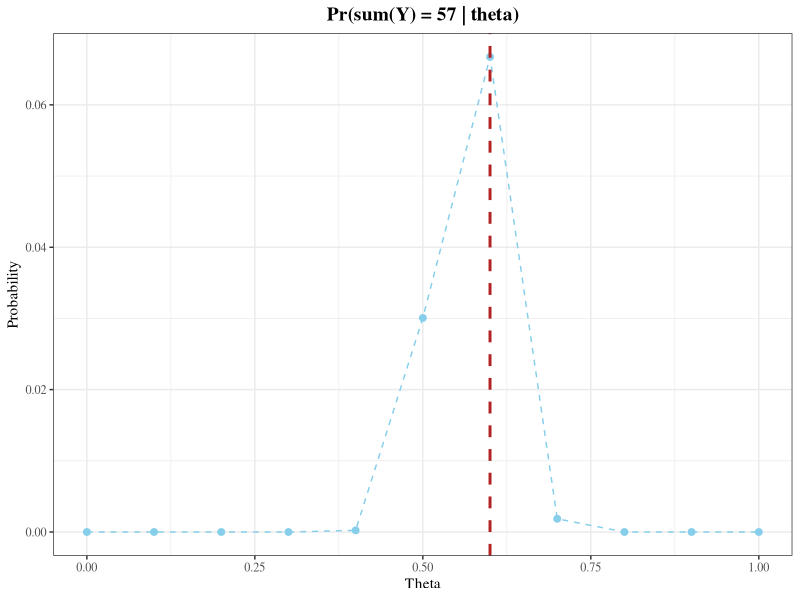
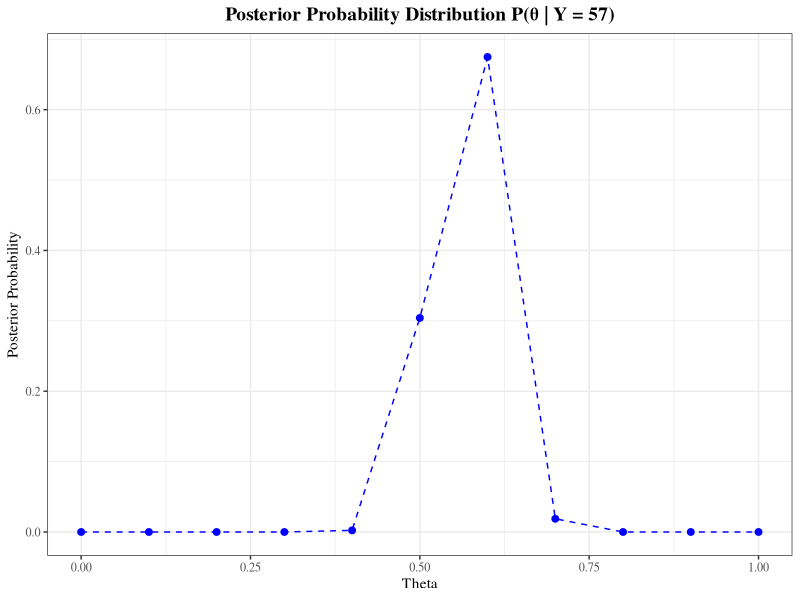
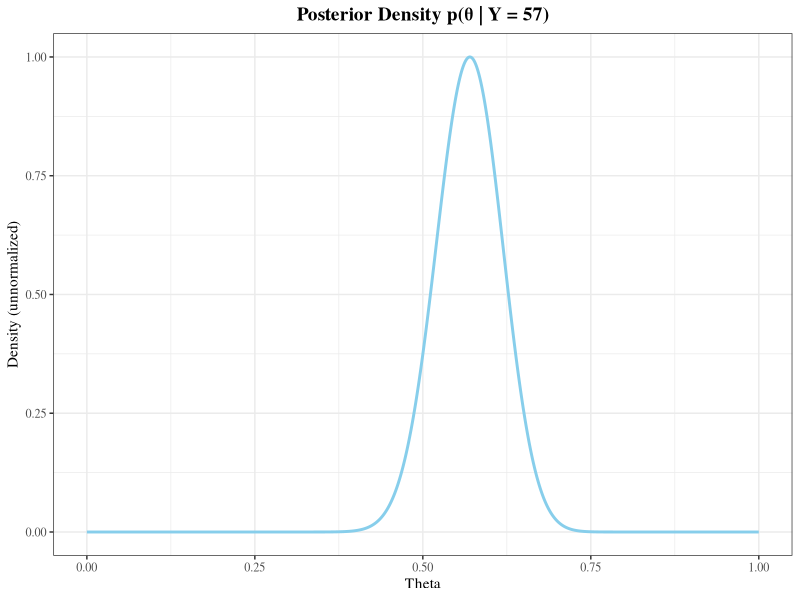
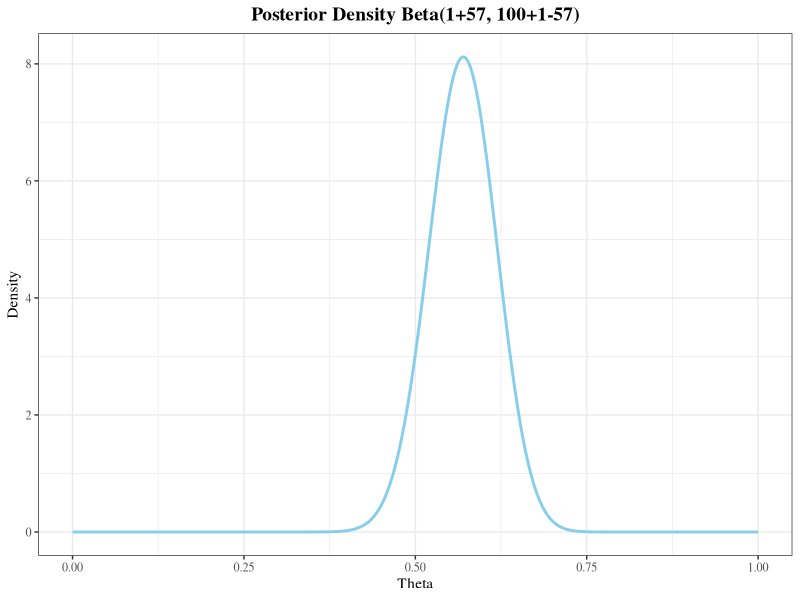

These figures' R source, in order:
## ---- chunk 1
###################################### R ######################################
library(ggplot2)

# Define a function that will spit out the probability we're interested in
# computing
p_y_theta <- function(theta, n, y) {
    # y: a sum of bernouli trials
    # theta: a vector of values between 0 and 1 (can be length 1)
    # n: number of bernouli trials
    return(choose(n, y) * theta**y * (1 - theta)**(n - y))
}

# Define our primary input values (theta) and other given values (n, y)
theta <- seq(0, 1, length.out = 11)
n <- 100
y <- 57

# Figure out where the highest probability lies
max_prob_theta <- theta[
    which(p_y_theta(theta, n, y) == max(p_y_theta(theta, n, y)))
]
# Plot the outputs as nice and pretty as possible
plot_data <- data.frame(theta = theta, y = p_y_theta(theta, n, y))
ggplot(plot_data, aes(x = theta, y = y)) +
    geom_point(col = "skyblue", size = 2) +
    geom_line(col = "skyblue", lwd = 0.5, lty = 2) +
    geom_vline(xintercept = max_prob_theta, col = "firebrick", lwd = 1, lty = 2) +
    labs(title = "Pr(sum(Y) = 57 | theta)", x = "Theta", y = "Probability") +
    theme_bw() +
    theme(
        text = element_text(family = "serif"),
        plot.title = element_text(hjust = 0.5, face = "bold", size = 14)
    )
###############################################################################
## ---- chunk 2
###################################### R ######################################

# Define the function to compute posterior probability using Bayes' theorem
p_theta_bayes <- function(theta, n, y) {
    # Compute P(Y = 57 | θ) for each θ
    likelihood <- choose(n, y) * theta^y * (1 - theta)^(n - y)

    # Prior probabilities (uniform over 11 values)
    prior <- rep(1 / length(theta), length(theta))

    # Compute P(Y = 57) as the sum of likelihood * prior over all θ
    p_y <- sum(likelihood * prior)

    # Compute posterior using Bayes' rule
    posterior <- (likelihood * prior) / p_y

    return(posterior)
}

# Define theta values and known values of n and y
theta <- seq(0, 1, length.out = 11)
n <- 100
y <- 57

# Compute the posterior probabilities
posterior_probs <- p_theta_bayes(theta, n, y)

# Plot the posterior distribution
plot_data <- data.frame(theta = theta, posterior = posterior_probs)

ggplot(plot_data, aes(x = theta, y = posterior)) +
    geom_point(col = "blue", size = 2) +
    geom_line(col = "blue", lwd = 0.5, lty = 2) +
    labs(
        title = "Posterior Probability Distribution P(θ | Y = 57)",
        x = "Theta", y = "Posterior Probability"
    ) +
    theme_bw() +
    theme(
        text = element_text(family = "serif"),
        plot.title = element_text(hjust = 0.5, face = "bold", size = 14)
    )
###############################################################################
## ---- chunk 3
###################################### R ######################################
library(ggplot2)

# Define function to compute posterior density
posterior_density <- function(theta_vals, n, y) {
    # Compute likelihood P(Y = 57 | θ)
    likelihood <- choose(n, y) * theta_vals^y * (1 - theta_vals)^(n - y)

    # Since prior is uniform (1), posterior is proportional to likelihood
    posterior <- likelihood

    return(posterior)
}

# Define a continuous range of theta values
theta_vals <- seq(0, 1, length.out = 1000) # More points for smooth curve
n <- 100
y <- 57

# Compute posterior density
posterior_vals <- posterior_density(theta_vals, n, y)

# Normalize for better visualization (optional, but makes y-axis interpretable)
posterior_vals <- posterior_vals / max(posterior_vals)

# Plot the posterior density
plot_data <- data.frame(theta = theta_vals, posterior = posterior_vals)

ggplot(plot_data, aes(x = theta, y = posterior)) +
    geom_line(col = "skyblue", lwd = 1) +
    labs(
        title = "Posterior Density p(θ | Y = 57)",
        x = "Theta", y = "Density (unnormalized)"
    ) +
    theme_bw() +
    theme(
        text = element_text(family = "serif"),
        plot.title = element_text(hjust = 0.5, face = "bold", size = 14)
    )
###############################################################################

## ---- chunk 4
###################################### R ######################################

# Define a function to return a posterior Beta(1+57, 1+100-57) density given
# an input of theta values
posterior_beta_density <- function(theta_vals) {
    return(dbeta(theta_vals, 1 + 57, 1 + 100 - 57))
}

# Get a set of density values like we did in part d
posterior_probs <- posterior_beta_density(theta_vals)

# Combine into a dataframe
plot_data <- data.frame(theta = theta_vals, density = posterior_probs)

# Now let's get back to plotting!
ggplot(plot_data, aes(x = theta, y = density)) +
    geom_line(col = "skyblue", lwd = 1) +
    labs(
        title = "Posterior Density Beta(1+57, 100+1-57)",
        x = "Theta", y = "Density"
    ) +
    theme_bw() +
    theme(
        text = element_text(family = "serif"),
        plot.title = element_text(hjust = 0.5, face = "bold", size = 14)
    )
###############################################################################
